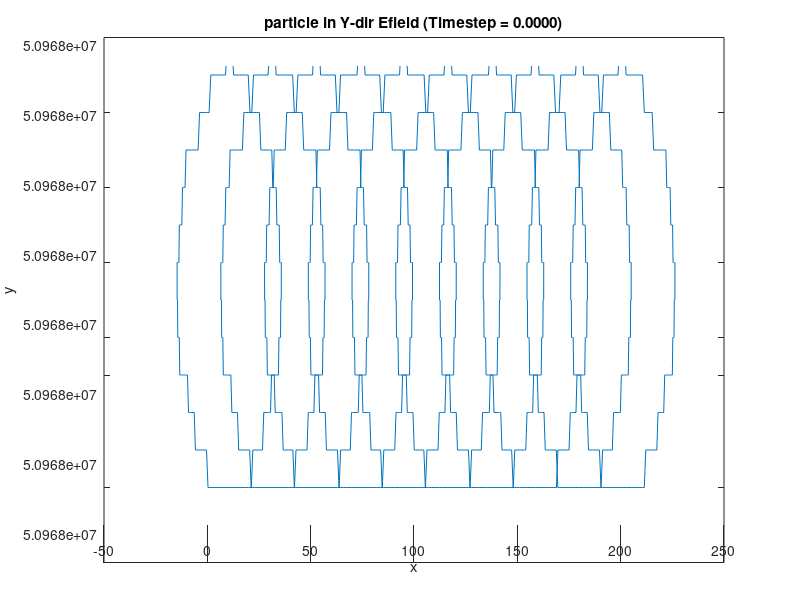
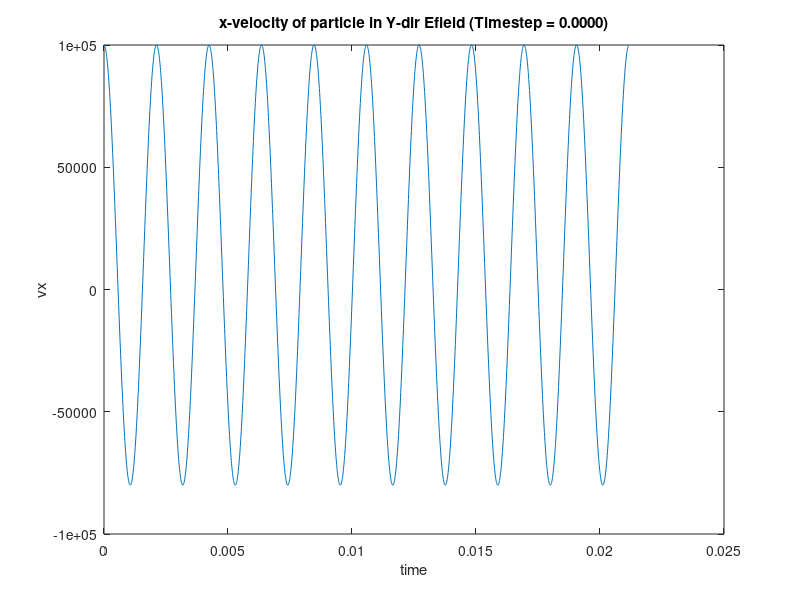
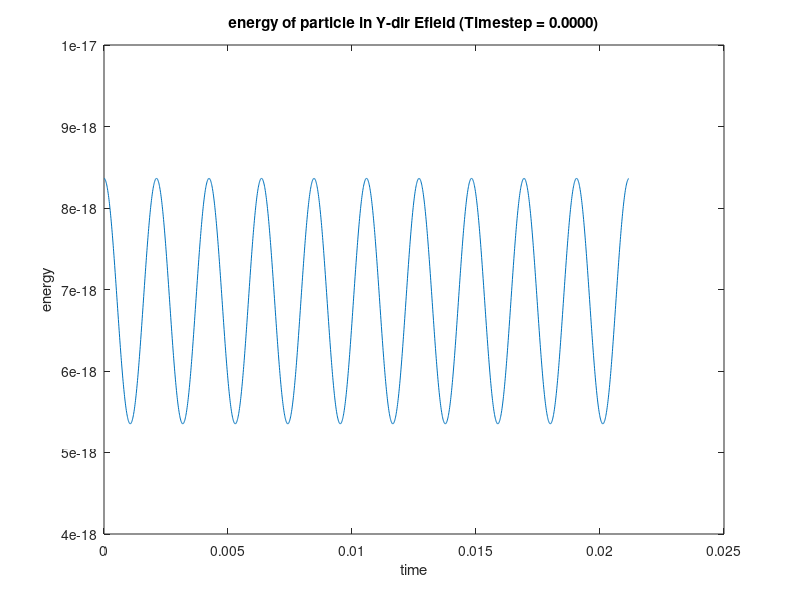
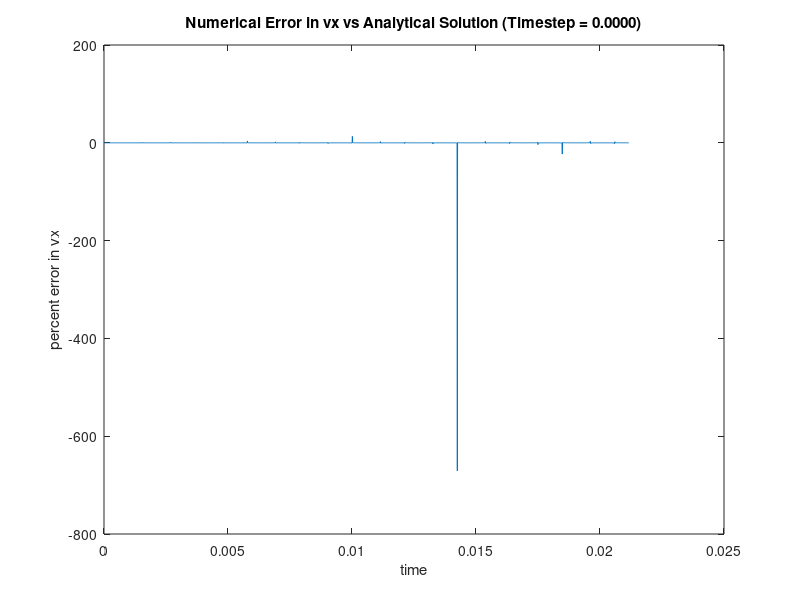

Recreate these plots in MATLAB, in order.
%% #2: Add E field in y direction...

q = 1.602 * 10 ^ -19;
m = 1.67262192 * 10 ^ -27;
B = [0; 0; 31000 * 10 ^ -9];
E = [0; 0.31; 0];
v0 = 100000;
y0 = 6371000 * 8;
w = q / m * B(3);

timestep = 0.00001;
numsteps = round(10 * 2 * pi / (w * timestep)); % model 5 cycles

% [x; y; z; vx; vy; vz]
state = zeros(6, numsteps);
state(:,1) = [0; y0; 0; v0; 0; 0];  

% define function to compute dr/dt and d^2r/dt^2
derivative = @(r, v) [v; q/m * (E + cross(v, B))];

energies = zeros(1, numsteps);
energies(1) = 0.5 * m * sum(state(4:6,1).^2);

for i = 1:numsteps-1
    % current position and velocity
    r = state(1:3,i);
    v = state(4:6,i);

    k1 = derivative(r, v);
    k2 = derivative(r + 0.5*timestep*k1(1:3), v + 0.5*timestep*k1(4:6));
    k3 = derivative(r + 0.5*timestep*k2(1:3), v + 0.5*timestep*k2(4:6));
    k4 = derivative(r + timestep*k3(1:3), v + timestep*k3(4:6));

    state(:,i+1) = state(:,i) + timestep/6 * (k1 + 2*k2 + 2*k3 + k4);
    energies(i + 1) = 0.5 * m * sum(state(4:6,i+1).^2);
end

times = linspace(0, timestep * numsteps, numsteps);

timestep_str = strrep(sprintf('timestep_%g', timestep), '.', 'p'); % e.g., 'timestep0p001'
title_suffix = sprintf(' (Timestep = %.4f)', timestep);     % e.g., ' (Timestep = 0.001)'

figure(4)
plot(state(1, :), state(2, :))
xlabel('x')
ylabel('y')
title(['particle in Y-dir Efield' title_suffix])
saveas(gcf,['10Cycle_YDir_Efield_xVSy' timestep_str '.jpg']);

figure(5)
plot(times, state(4, :))
xlabel('time')
ylabel('vx')
title(['x-velocity of particle in Y-dir Efield' title_suffix])
saveas(gcf,['10Cycle_YDir_Efield_vx' timestep_str '.jpg']);


figure(6)
plot(times, energies)
xlabel('time')
ylabel('energy')
title(['energy of particle in Y-dir Efield' title_suffix])
saveas(gcf,['10Cycle_YDir_Efield_energy' timestep_str '.jpg']);


% drift velocity
v_drift = cross(E, B) / norm(B)^2;

% compute exact vx at each time step
vx_exact = v_drift(1) + (v0 - v_drift(1)) * cos(w * times);

% Compute absolute or relative error
vx_numerical = state(4, :);
vx_perc_error = abs(vx_numerical - vx_exact) ./ vx_exact;

figure(7)
plot(times, vx_perc_error)
xlabel('time')
ylabel('percent error in vx')
title(['Numerical Error in vx vs Analytical Solution' title_suffix])
saveas(gcf,['10Cycle_YDir_Efield_vx_error' timestep_str '.jpg']);
